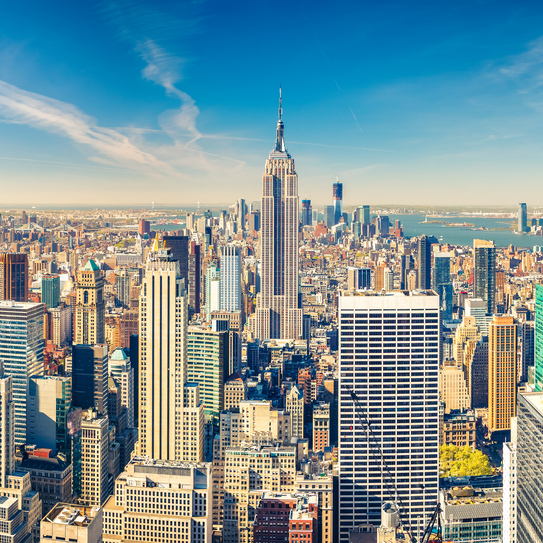
#> input picture 2_Image_Processing_with_OpenCV/10_blurring(smoothing)/NYC.jpg, 543 x 543 px
$ python '10_bulanıklastırma.py'
#> lines starting #> are read from the running program, lines starting #| are printed output that depends on the picture
# Bulanıklaştırma İşleminde Low Pass Filter Kullanılır.
# Yüksek Frekanslı Gürültüleri (Parazit ve Kenarlar) kaldırılır.

import cv2
import matplotlib.pyplot as plt
import numpy as np

# Sistemin vereceği uyarıları kaldırma
import warnings

warnings.filterwarnings("ignore")

# Blurring (Detay Azaltma ve Gürültü Engelleme)
img = cv2.imread("NYC.jpg")
#> img is the input picture: shape (543, 543, 3); mean B, G, R 150.2, 146.3, 122.6
img = cv2.cvtColor(img, cv2.COLOR_BGR2RGB)

plt.figure()
plt.imshow(img)
plt.axis("off")
plt.title("Original")
plt.show()

# %% Average Blurring Method

# Kutucukların içindeki tüm değerlerin ortalaması alınarak merkeze yazılır.

# cv2.blur(src, ksize = Kutucuk Boyutu)
# Çıktılar "dst", Girdiler "src" olarak dökümantasyonda adlandırılır.
dst2 = cv2.blur(img, (3, 3))
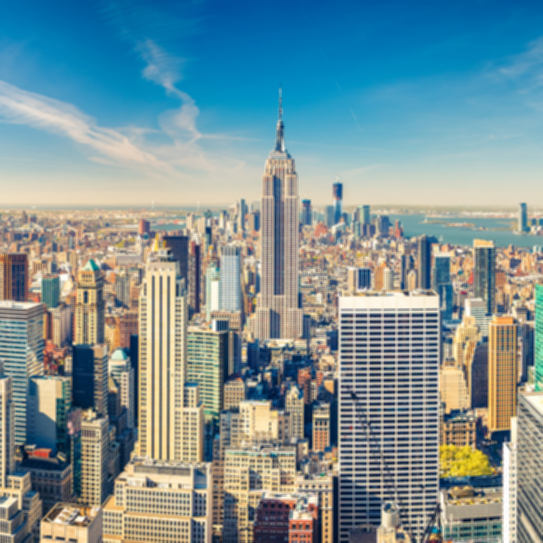
#> dst2: shape (543, 543, 3); mean R, G, B 122.7, 146.3, 150.2

plt.figure()
plt.imshow(dst2)
plt.axis("off")
plt.title("Average Blurring Method")
plt.show()

# %% Gaussian Blurring Method

# Gauss Noise'u elemek için kullanılan yöntemdir.
# Kutucuklar "kernel" olarak adlandırılır.
# X ve Y yönlerinde sigma değerleri yazarak kutucukların 2D gauss olmasını sağlıyoruz.

# cv2.GaussianBlur(src, ksize = kernel size (Kutucuk boyutu), sigmaX = x yönündeki sigma)
# Eğer y yönündekini belirtmezsek x'e eşit olur.

gb = cv2.GaussianBlur(img, (3, 3), 7)

plt.figure()
plt.imshow(gb)
plt.axis("off")
plt.title("Gaussian Blurring Method")
plt.show()

# %% Median Blurring Method

# Seçilen kutucukların medyan değerindeki genlik değeri alınır. Merkezin değeri olarak yazılır.
# cv2.medianBlur(src, ksize = Kernel Size)
mb = cv2.medianBlur(img, 3)
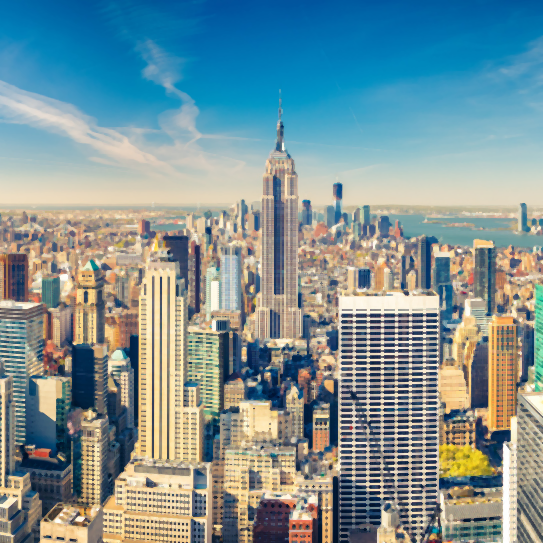
#> mb: shape (543, 543, 3); mean R, G, B 124.2, 146.9, 150

plt.figure()
plt.imshow(mb)
plt.axis("off")
plt.title("Median Blurring Method")
plt.show()


# %% Noise Oluşturma

def gaussian_noise(image):
    # Channel (ch) bir resmin gray mi, RGB mi yoksa BGR mı olduğunu belirtir.

    row, col, ch = image.shape  # (512,512,3) gibi
    mean = 0  # Ortalama
    var = 0.05  # Varyans
    sigma = var ** 0.5  # Standart Sapma

    gauss = np.random.normal(mean, sigma, (row, col, ch))  # Gaussian (Normal) dağılım
    gauss = gauss.reshape(row, col, ch)  # Boyutun uyumlu olduğundan emin olduk.
    noisy_img = image + gauss

    return noisy_img


# Normalize Ederek İçe Aktarma

img = cv2.imread("NYC.jpg")
img = cv2.cvtColor(img, cv2.COLOR_BGR2RGB) / 255  # Değerler 0 ile 1 arasında olmalıdır.
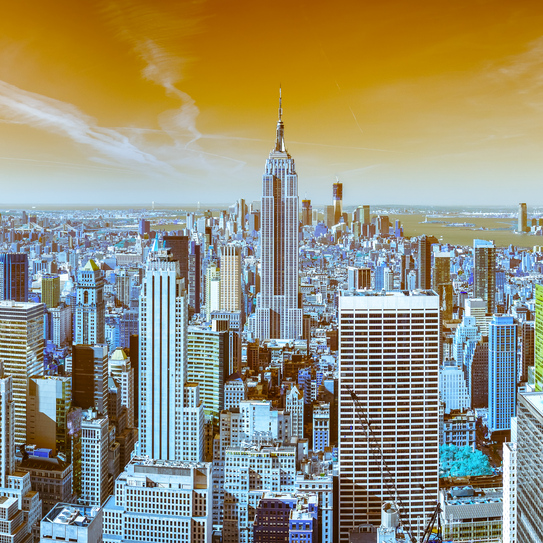
#> img: shape (543, 543, 3) float64; mean B, G, R 0.481, 0.574, 0.589

plt.figure()
plt.imshow(img)
plt.axis("off")
plt.title("Original")
plt.show()

gNoisyImg = gaussian_noise(img)
#> in gaussian_noise, `noisy_img = image + gauss`:
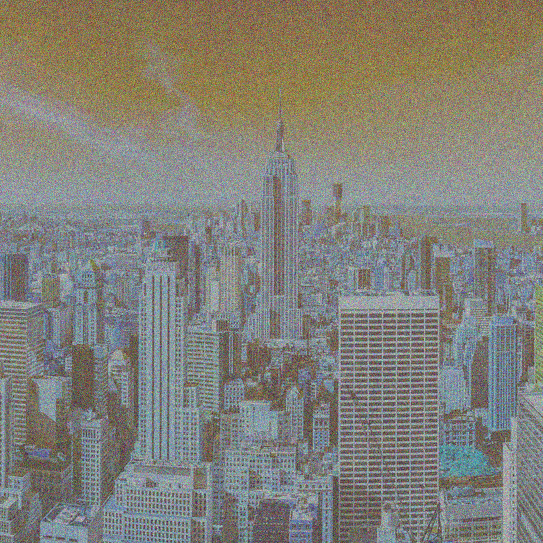
#> noisy_img: shape (543, 543, 3) float64; mean B, G, R 0.482, 0.574, 0.589; drawn with min black and max white

plt.figure()
plt.imshow(gNoisyImg)
plt.axis("off")
plt.title("Gaussian Noisy Image")
plt.show()
#> figure, not shown here; B, G, R data is drawn as R, G, B

# %% Gaussian Noise Azaltma (Gaussian Blur)

gb2 = cv2.GaussianBlur(gNoisyImg, (3, 3), 7)
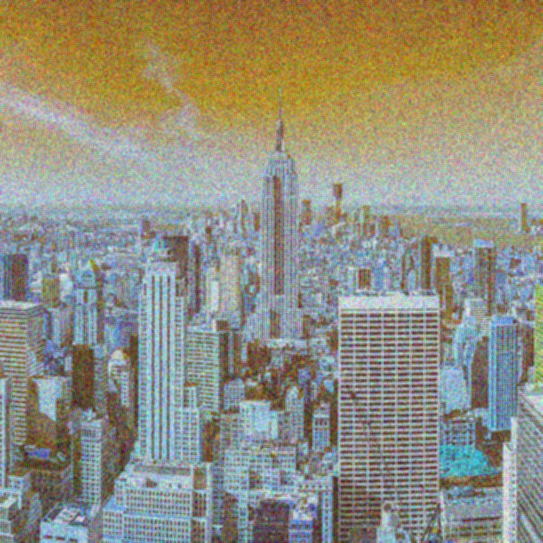
#> gb2: shape (543, 543, 3) float64; mean B, G, R 0.482, 0.574, 0.589; drawn with min black and max white

plt.figure()
plt.imshow(gb2)
plt.axis("off")
plt.title("Gaussian Blurring Method Last")
plt.show()
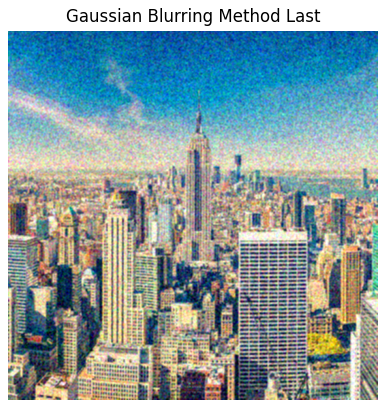
#> figure drawn by matplotlib, 1 panel; B, G, R data is drawn as R, G, B


# %% Salt Pepper Noise

def salt_pepper_noise(image):
    row, col, ch = image.shape
    s_vs_p = 0.3

    amount = 0.004

    noisy = np.copy(image)

    # Salt
    num_salt = np.ceil(amount * image.size * s_vs_p)  # 1800, 1900 gibi değerler beklenir.
    coords = [np.random.randint(0, i - 1, int(num_salt)) for i in image.shape]
    noisy[coords] = 1

    # Peppers
    num_pepper = np.ceil(amount * image.size * (1 - s_vs_p))  # 1800, 1900 gibi değerler beklenir.
    coords = [np.random.randint(0, i - 1, int(num_pepper)) for i in image.shape]
    noisy[coords] = 0

    return noisy


spImg = salt_pepper_noise(img)
#> in salt_pepper_noise, `noisy[coords] = 1`:
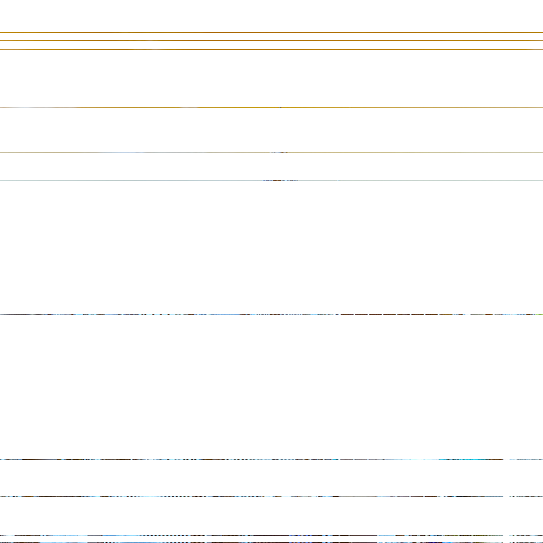
#> noisy: shape (543, 543, 3) float64; mean B, G, R 0.988, 0.991, 0.992

plt.figure()
plt.imshow(spImg)
plt.axis("off")
plt.title("Salt & Pepper")
plt.show()

# Bu tip noiselerden kurtulmak için "Median Blur" kullanacağız.
mb2 = cv2.medianBlur(spImg.astype(np.float32), 3)

plt.figure()
plt.imshow(mb2)
plt.axis("off")
plt.title("Salt & Pepper Last Method")
plt.show()
